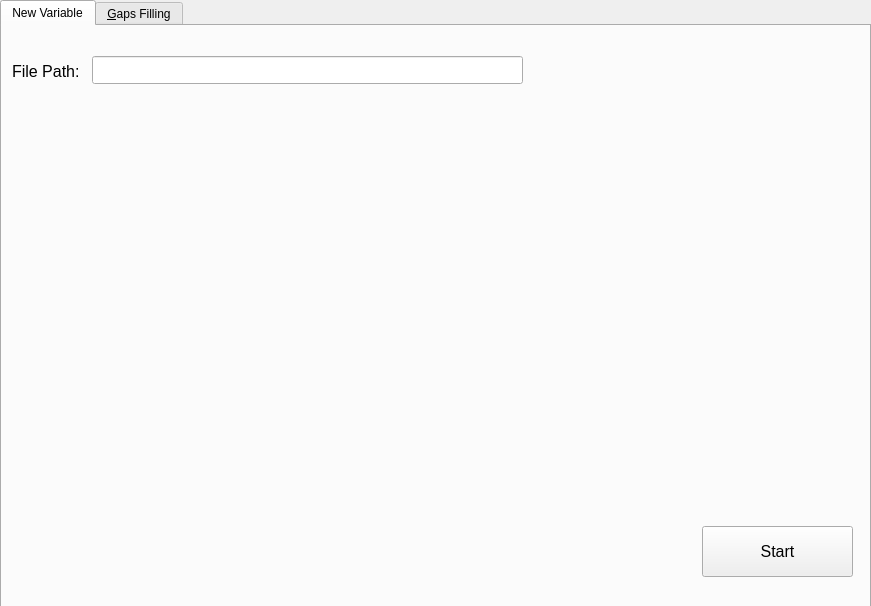
<?xml version="1.0" encoding="UTF-8"?>
<ui version="4.0">
 <class>MainWindow</class>
 <widget class="QMainWindow" name="MainWindow">
  <property name="geometry">
   <rect>
    <x>0</x>
    <y>0</y>
    <width>871</width>
    <height>606</height>
   </rect>
  </property>
  <property name="windowTitle">
   <string>MainWindow</string>
  </property>
  <widget class="QWidget" name="centralwidget">
   <widget class="QTabWidget" name="tabWidget">
    <property name="geometry">
     <rect>
      <x>0</x>
      <y>0</y>
      <width>871</width>
      <height>611</height>
     </rect>
    </property>
    <property name="autoFillBackground">
     <bool>false</bool>
    </property>
    <property name="currentIndex">
     <number>0</number>
    </property>
    <widget class="QWidget" name="new_var">
     <attribute name="icon">
      <iconset theme="QIcon::ThemeIcon::DocumentNew"/>
     </attribute>
     <attribute name="title">
      <string>New Variable</string>
     </attribute>
     <widget class="QLineEdit" name="lineEdit">
      <property name="geometry">
       <rect>
        <x>90</x>
        <y>30</y>
        <width>431</width>
        <height>28</height>
       </rect>
      </property>
      <property name="font">
       <font>
        <pointsize>11</pointsize>
       </font>
      </property>
      <property name="text">
       <string/>
      </property>
     </widget>
     <widget class="QLabel" name="label">
      <property name="geometry">
       <rect>
        <x>10</x>
        <y>30</y>
        <width>101</width>
        <height>31</height>
       </rect>
      </property>
      <property name="font">
       <font>
        <pointsize>12</pointsize>
       </font>
      </property>
      <property name="text">
       <string>File Path: </string>
      </property>
     </widget>
     <widget class="QPushButton" name="pushButton">
      <property name="geometry">
       <rect>
        <x>700</x>
        <y>500</y>
        <width>151</width>
        <height>51</height>
       </rect>
      </property>
      <property name="font">
       <font>
        <pointsize>12</pointsize>
       </font>
      </property>
      <property name="text">
       <string>Start</string>
      </property>
     </widget>
    </widget>
    <widget class="QWidget" name="tabWidgetPage2">
     <attribute name="icon">
      <iconset theme="QIcon::ThemeIcon::DocumentProperties"/>
     </attribute>
     <attribute name="title">
      <string>&amp;Gaps Filling</string>
     </attribute>
    </widget>
   </widget>
  </widget>
 </widget>
 <resources/>
 <connections/>
</ui>
